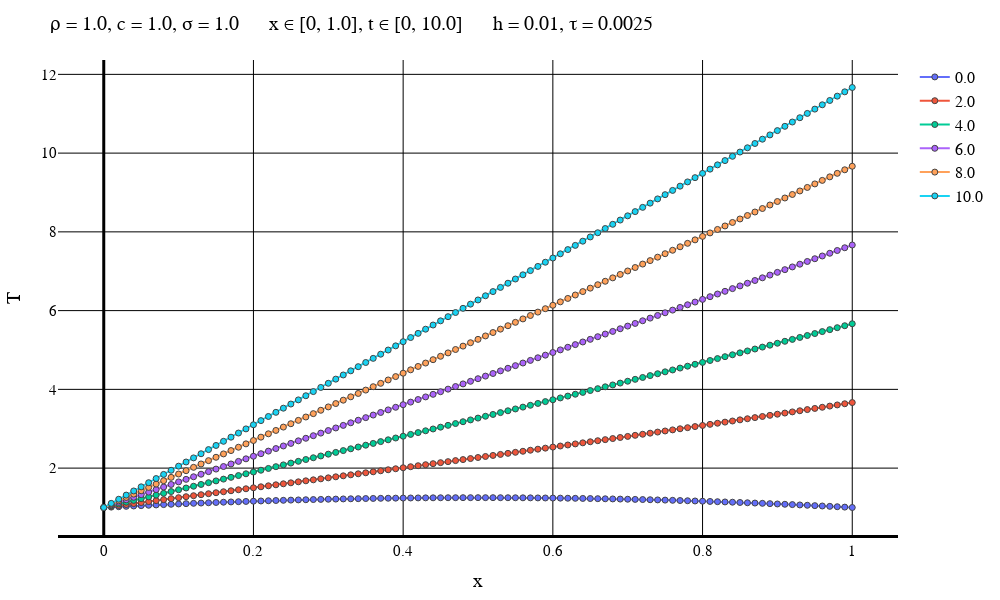

The code cell stored with this chart in its notebook:
### Markdown cell above
Неявная схема

### Code cell
typeOfScheme = "Backward"

solutionFile = "D:\\Calc_Methods_2\\Lab2\\MixedCondsLeftT\\$typeOfScheme\\solution$numOfEq.txt"
dataFile = "D:\\Calc_Methods_2\\Lab2\\MixedCondsLeftT\\$typeOfScheme\\data$numOfEq.txt"
intervalFile = "D:\\Calc_Methods_2\\Lab2\\MixedCondsLeftT\\$typeOfScheme\\interval$numOfEq.txt"

solutionMatrix = readdlm(solutionFile)
dataVec = readdlm(dataFile)
intervalVec = readdlm(intervalFile);

L = dataVec[3]
timeEnd = dataVec[4]
numOfXIntervals = Int(intervalVec[1])
numOfTIntervals = Int(intervalVec[2])
h = L / numOfXIntervals
τ = timeEnd / numOfTIntervals
if default == true
    plotStep = trunc(Int, timeEnd / (5 * τ))
    numOfPlots = numOfTIntervals + 1    
else
    plotStep = 1
    numOfPlots = 10
end
println("Шаг графика: $plotStep")
println("Время последнего графика: $((numOfPlots - 1)*τ)")
makePlot(numOfPlots, plotStep, solutionMatrix, dataVec, intervalVec)
